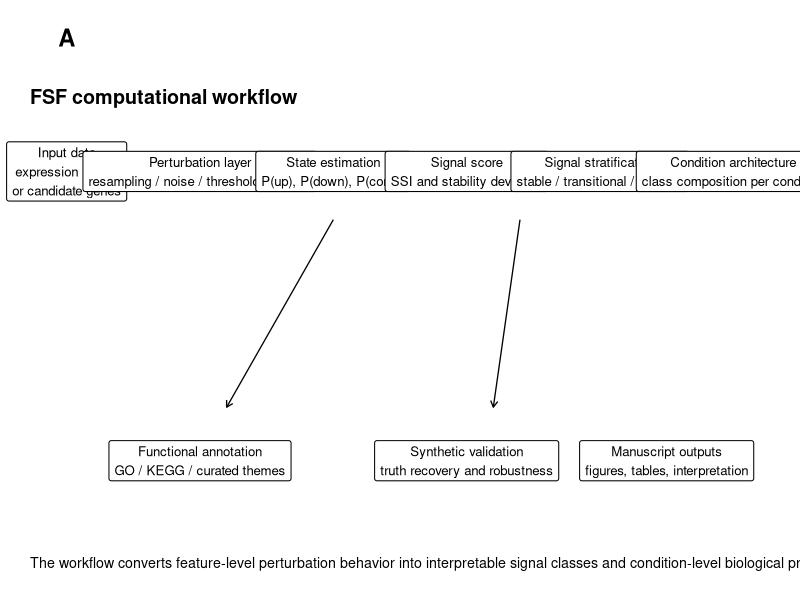
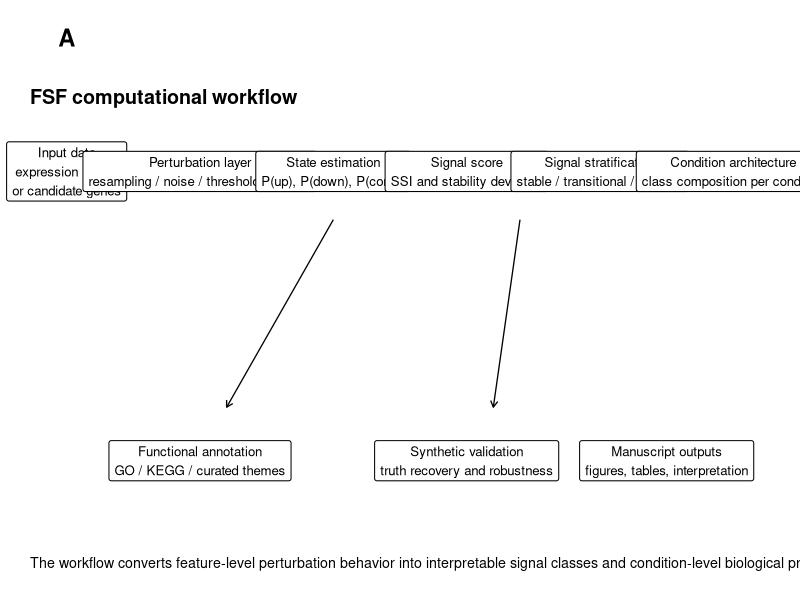

R code for these plots, in order:
#!/usr/bin/env Rscript

suppressPackageStartupMessages({
  library(ggplot2)
  library(grid)
  library(dplyr)
  library(tibble)
})

ROOT <- "/media/saji/5E06441D0643F5152/FSF_SIGNAL_STRATIFICATION"
OUT  <- file.path(ROOT, "results/manuscript/figures/main")
dir.create(OUT, recursive = TRUE, showWarnings = FALSE)

savep <- function(p, name, w = 12, h = 7) {
  ggsave(file.path(OUT, paste0(name, ".pdf")), p, width = w, height = h, device = cairo_pdf)
  ggsave(file.path(OUT, paste0(name, ".png")), p, width = w, height = h, dpi = 300)
}

boxes <- tibble(
  id = c(
    "A", "B", "C", "D", "E", "F",
    "G", "H", "I"
  ),
  x = c(1, 3, 5, 7, 9, 11, 3, 7, 10),
  y = c(5, 5, 5, 5, 5, 5, 2.3, 2.3, 2.3),
  label = c(
    "Input data\nexpression matrix\nor candidate genes",
    "Perturbation layer\nresampling / noise / threshold variation",
    "State estimation\nP(up), P(down), P(const)",
    "Signal score\nSSI and stability deviation",
    "Signal stratification\nstable / transitional / instable",
    "Condition architecture\nclass composition per condition",
    "Functional annotation\nGO / KEGG / curated themes",
    "Synthetic validation\ntruth recovery and robustness",
    "Manuscript outputs\nfigures, tables, interpretation"
  )
)

arrows <- tibble(
  x = c(1.75, 3.75, 5.75, 7.75, 9.75, 5, 7.8),
  xend = c(2.25, 4.25, 6.25, 8.25, 10.25, 3.4, 7.4),
  y = c(5, 5, 5, 5, 5, 4.55, 4.55),
  yend = c(5, 5, 5, 5, 5, 2.8, 2.8)
)

p <- ggplot() +
  geom_segment(
    data = arrows,
    aes(x = x, y = y, xend = xend, yend = yend),
    arrow = arrow(length = unit(0.18, "cm")),
    linewidth = 0.45
  ) +
  geom_label(
    data = boxes,
    aes(x = x, y = y, label = label),
    size = 3.35,
    label.size = 0.35,
    label.padding = unit(0.35, "lines"),
    fill = "white"
  ) +
  annotate(
    "text",
    x = 1,
    y = 6.25,
    label = "A",
    fontface = "bold",
    size = 6
  ) +
  annotate(
    "text",
    x = 0.45,
    y = 5.7,
    label = "FSF computational workflow",
    fontface = "bold",
    hjust = 0,
    size = 5
  ) +
  annotate(
    "text",
    x = 0.45,
    y = 1.35,
    label = "The workflow converts feature-level perturbation behavior into interpretable signal classes and condition-level biological profiles.",
    hjust = 0,
    size = 3.6
  ) +
  scale_x_continuous(limits = c(0, 12), expand = c(0, 0)) +
  scale_y_continuous(limits = c(1, 6.6), expand = c(0, 0)) +
  theme_void(base_size = 12)

savep(p, "Figure1_Workflow_Schematic", 12, 7)

cat("Saved Figure1_Workflow_Schematic.pdf/png\n")
